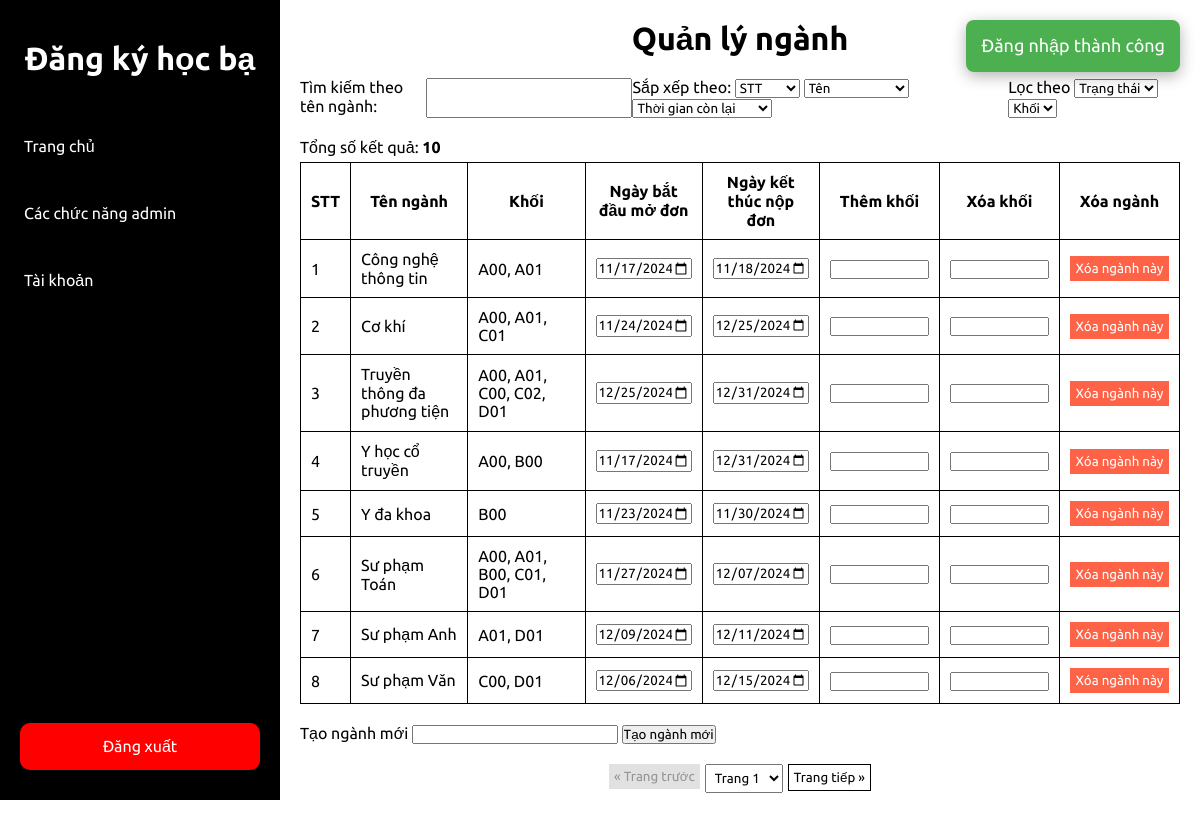
The app's page /index.php?page=major_management (signed in) with its own data.
### tables this page shows
CREATE TABLE `majors` (
  `major_id` int(11) NOT NULL,
  `name` varchar(255) NOT NULL,
  `is_shown` tinyint(1) NOT NULL DEFAULT 0,
  `start_date` datetime NOT NULL DEFAULT current_timestamp(),
  `end_date` datetime NOT NULL DEFAULT current_timestamp()
);

### pages/major_management.php (the view, shortened to what this page needs)
<?php
    include_once("config/database.php");
    include_once("includes/display_notifications.php");
    include_once("includes/pagination.php");
    function initializeQueryOptions(){
        return [
            'search_value' => $_GET['search_value'] ?? '',
            'sort_by_id' => $_GET['sort_by_id'] ?? '',
            'sort_by_name' => $_GET['sort_by_name'] ?? '',
            'sort_by_time_left' => $_GET['sort_by_time_left'] ?? '',
            'filter_by_status' => $_GET['filter_by_status'] ?? '',
            'filter_by_blocks' => $_GET['filter_by_blocks'] ?? '',
        ];
    }
    function buildMajorQuery($search_value, $sort_by_id, $sort_by_name, $sort_by_time_left, $filter_by_status, $filter_by_blocks){
        $query = "SELECT
                    m.major_id AS major_id,
                    m.name AS major_name,
                    m.start_date AS start_date,
                    m.end_date AS end_date,
                    CASE
                        WHEN m.end_date < NOW() THEN 0
                        ELSE TIMESTAMPDIFF(SECOND, NOW(), m.end_date)
                    END AS time_left,
                    CASE
                        WHEN COUNT(mb.block_id) = 0 THEN 'Chưa có'
                        ELSE GROUP_CONCAT(b.code ORDER BY b.code SEPARATOR ', ')
                    END AS blocks
                  FROM majors m
                  LEFT JOIN major_blocks mb ON m.major_id = mb.major_id
                  LEFT JOIN blocks b ON b.block_id = mb.block_id
                  WHERE 1=1";
        $query .= " GROUP BY m.major_id";
        return $query;
    }
    function fetchMajor($conn, $query, $itemPerPage, $offset){
        $query .= " LIMIT $itemPerPage OFFSET $offset";
        $result = mysqli_query($conn, $query);
        return $result;
    }
    function totalResult($conn, $query){
        $totalResult = mysqli_num_rows(mysqli_query($conn, $query));
        return $totalResult;
    }
    function renderMajorRow($row){
        echo "<tr>";
            echo "<td>{$row['major_id']}</td>";
            echo "<td>{$row['major_name']}</td>";
            echo "<td>{$row['blocks']}</td>";
            echo "<td>
                    <form method='post' onchange='this.submit()'  style='width: 100%'>
                        <input type='hidden' name='major_name' value='{$row['major_name']}'>
                        <input type='datetime-local' name='new_start_date' value='" . date('Y-m-d\TH:i', strtotime($row['start_date'])) . "'  style='width: 100%'>
                    </form>
                </td>";
                echo "<td>
                    <form method='post' onchange='this.submit()'  style='width: 100%'>
                        <input type='hidden' name='major_name' value='{$row['major_name']}'>
                        <input type='datetime-local' name='new_end_date' value='" . date('Y-m-d\TH:i', strtotime($row['end_date'])) . "'  style='width: 100%'>
                    </form>
                </td>";
            echo "<td>
                    <form method='post' onchange='this.submit()' style='width: 100%'>
                        <input type='hidden' name='major_name' value='{$row['major_name']}'>
                        <input type='text' name='block_to_add' style='width: 100%'>
                    </form>
                </td>";
            echo "<td>
                <form method='post' onchange='this.submit()' style='width: 100%'>
                    <input type='hidden' name='major_name' value='{$row['major_name']}'>
                    <input type='text' name='block_to_remove' style='width: 100%'>
                </form>
            </td>";
            echo "<td>
                    <form method='post'>
                        <input type='hidden' name='major_to_delete' value='{$row['major_name']}'>
                        <input type='submit' value='Xóa ngành này' class='negative-button' style='width:100%; padding: 5px;'>
                    </form>
                </td>";
        echo "</tr>";
    }
    if ($_SERVER["REQUEST_METHOD"] === "GET"){
        $queryOption = initializeQueryOptions();
        $search_value = $queryOption["search_value"];
        $sort_by_id = $queryOption["sort_by_id"];
        $sort_by_name = $queryOption["sort_by_name"];
        $sort_by_time_left = $queryOption["sort_by_time_left"];
        $filter_by_status = $queryOption["filter_by_status"];
        $filter_by_blocks = $queryOption["filter_by_blocks"];
    }
    $currentPage = isset($_GET['page_index']) && $_GET['page_index'] > 0 ? (int)$_GET['page_index'] : 1;;
    $itemPerPage = 8;
    $offset = ($currentPage - 1) * $itemPerPage;
    $majorQuery = buildMajorQuery($search_value, $sort_by_id, $sort_by_name, $sort_by_time_left, $filter_by_status, $filter_by_blocks);
    $majorResult = fetchMajor($conn, $majorQuery, $itemPerPage, $offset);
    $totalResult = totalResult($conn, $majorQuery);
?>
<main>
    <h1 class="page-title">Quản lý ngành</h1>
    <form action="" method="get" class="query-option-form" onchange="this.submit()">
        <div class="query-option-input">
            <div class="search-container">
                <label for="search_by">Tìm kiếm theo tên ngành: </label>
                <input type="text" name="search_value" value="<?php echo $search_value ?>">
            </div>
            <div class="filter-sort-option">
                <div class="sort-by">
                    <label for="sort_by">Sắp xếp theo: </label>
                    <select name="sort_by_id" id="">
                        <option value="" <?php echo $sort_by_id == "" ? "selected" : '' ?>>STT</option>
                    </select>
                    <select name="sort_by_name" id="">
                        <option value="" <?php echo $sort_by_name == "" ? "selected" : '' ?>>Tên</option>
                    </select>
                    <select name="sort_by_time_left" id="sort-by-time-left" class="sort-by">
                        <option value="">Thời gian còn lại</option>
                    </select>
                </div>
                <div class="filter-by">
                    <label for="filter-by">Lọc theo</label>
                    <select name="filter_by_status" id="filter-by-status" class="filter-by">
                        <option value="">Trạng thái</option>
                    </select>
                    <select name="filter_by_blocks">
                        <option value="">Khối</option>
                    </select>
                </div>
            </div>
        </div>
    </form>
    <div class="content">
        <div class="total-result">Tổng số kết quả: <span class="info"><?php echo $totalResult ?></span> </div>
        <table>
            <thead>
                <tr>
                    <th style="width: 50px">STT</th>
                    <th>Tên ngành</th>
                    <th>Khối</th>
                    <th>Ngày bắt đầu mở đơn</th>
                    <th>Ngày kết thúc nộp đơn</th>
                    <th style="width: 120px">Thêm khối</th>
                    <th style="width: 120px">Xóa khối</th>
                    <th style="width: 120px">Xóa ngành</th>
                </tr>
            </thead>
            <tbody>
                <?php
                if(mysqli_num_rows($majorResult) > 0){
                    while($row = mysqli_fetch_assoc($majorResult)){
                        renderMajorRow($row);
                    }
                } else {
                    echo "<tr><td colspan='8' class='warning' style='text-align: center; font-size:larger; font-weight: bold;'>Không có kết quả phù hợp</td></tr>";
                }
                ?>
            </tbody>
        </table>
    </div>
    <div class="create-new-major"  style="margin:20px 0px">
        <form action="" method="post">
            <label for="">Tạo ngành mới</label>
            <input type="text" name="new_major">
            <input type="submit" value="Tạo ngành mới">
        </form>
    </div>
    <div class='pagination'>
    </div>
</main>

### assets/css/style.css (style rules this page uses)
* { margin: 0; padding: 0; box-sizing: border-box; font-family: "Ubuntu", sans-serif; }
main { flex-grow: 1; margin-left: 280px; padding: 20px; }
.page-title { text-align: center; }
.negative-button { border: none; color: white; background-color: tomato; }
.info { font-weight: bold; }
.query-option-form { width: 100%; display: flex; flex-direction: column; gap: 10px; margin: 20px 0px; }
.query-option-input { display: flex; justify-content: space-between; }
.filter-sort-option { display: flex; justify-content: space-between; gap: 20px; }
.total-result { margin-bottom: 5px; }
.search-container { display: flex; }
table { width: 100%; table-layout: fixed; }
table, th, tr, td { border: 1px solid black; border-collapse: collapse; }
th, td { padding: 10px; }

### assets/css/pagination.css (style rules this page uses)
.pagination { margin-top: 20px; display: flex; justify-content: center; gap: 5px; }

### records on screen
majors: major_id "1", name "Công nghệ thông tin", blocks "A00, A01", new_start_date "11/17/2024 00:00", new_end_date "11/18/2024 13:00"
majors: major_id "2", name "Cơ khí", blocks "A00, A01, C01", new_start_date "11/24/2024 09:00", new_end_date "12/25/2024 00:00"
majors: major_id "3", name "Truyền thông đa phương tiện", blocks "A00, A01, C00, C02, D01", new_start_date "12/25/2024 05:00", new_end_date "12/31/2024 21:00"
majors: major_id "4", name "Y học cổ truyền", blocks "A00, B00", new_start_date "11/17/2024 00:00", new_end_date "12/31/2024 17:00"
majors: major_id "5", name "Y đa khoa", blocks "B00", new_start_date "11/23/2024 00:00", new_end_date "11/30/2024 00:00"
majors: major_id "6", name "Sư phạm Toán", blocks "A00, A01, B00, C01, D01", new_start_date "11/27/2024 22:00", new_end_date "12/07/2024 03:00"
majors: major_id "7", name "Sư phạm Anh", blocks "A01, D01", new_start_date "12/09/2024 07:00", new_end_date "12/11/2024 07:00"
majors: major_id "8", name "Sư phạm Văn", blocks "C00, D01", new_start_date "12/06/2024 08:00", new_end_date "12/15/2024 16:00"

### other values on screen
$totalResult "10"
$buttonText "« Trang trước Trang tiếp »"
$message "Đăng nhập thành công"
